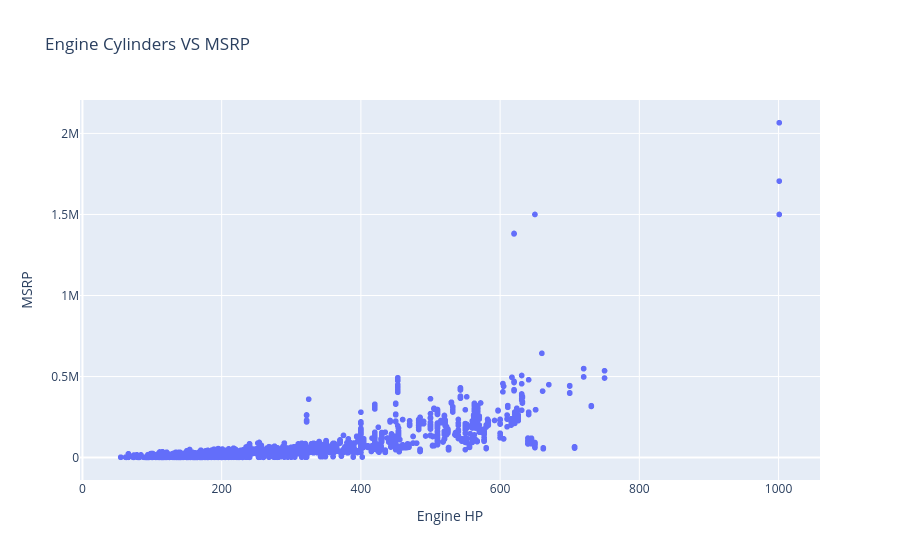

Notebook code for this chart:
### Code cell
fig = px.scatter(data_frame=df, x=df["Engine HP"], y=df["MSRP"], title="Engine Cylinders VS MSRP")
fig.update_layout(xaxis_title="Engine HP", yaxis_title="MSRP")

### Figure 1 — Plotly figure (JSON) as saved in the notebook; plotly's stock layout.template omitted (floating-point values rounded to 4 significant figures; data arrays with more than 128 entries replaced by an {"elided": "..."} marker saying what was removed)
{"data": [{"hovertemplate": "x=%{x}<br>MSRP=%{y}<extra></extra>", "legendgroup": "", "marker": {"color": "#636efa", "symbol": "circle"}, "mode": "markers", "name": "", "showlegend": false, "type": "scattergl", "x": {"elided": "11914 float values"}, "xaxis": "x", "y": {"elided": "11914 int values"}, "yaxis": "y"}], "layout": {"legend": {"tracegroupgap": 0}, "title": {"text": "Engine Cylinders VS MSRP"}, "xaxis": {"anchor": "y", "domain": [0, 1], "title": {"text": "Engine HP"}}, "yaxis": {"anchor": "x", "domain": [0, 1], "title": {"text": "MSRP"}}}}
